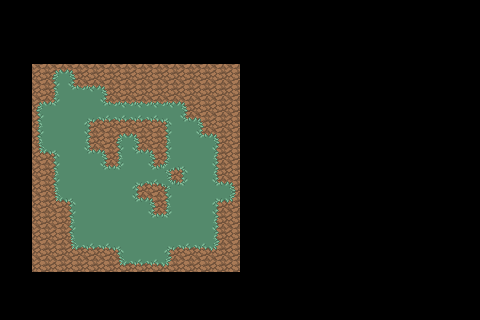

Tiled map render using the project's own tile images. Description and the whole map definition, tile-layer contents included, below:
An orthogonal 30x20 tile map with 16x16 px tiles, 1 tile layer (Tile Layer 1), 2 tilesets and 13 objects.

<map version="1.10" tiledversion="1.11.2" orientation="orthogonal" renderorder="right-down" width="30" height="20" tilewidth="16" tileheight="16" infinite="0" nextlayerid="4" nextobjectid="25">
 <tileset firstgid="1" source="terrain.tsx" />
 <tileset firstgid="65" source="decorations.tsx" />
 <layer id="1" name="Tile Layer 1" width="30" height="20">
  <data encoding="csv">
0,0,0,0,0,0,0,0,0,0,0,0,0,0,0,0,0,0,0,0,0,0,0,0,0,0,0,0,0,0,
0,0,0,0,0,0,0,0,0,0,0,0,0,0,0,0,0,0,0,0,0,0,0,0,0,0,0,0,0,0,
0,0,0,0,0,0,0,0,0,0,0,0,0,0,0,0,0,0,0,0,0,0,0,0,0,0,0,0,0,0,
0,0,0,0,0,0,0,0,0,0,0,0,0,0,0,0,0,0,0,0,0,0,0,0,0,0,0,0,0,0,
0,0,1,3,2,1,1,1,1,1,1,1,1,1,1,0,0,0,0,0,0,0,0,0,0,0,0,0,0,0,
0,0,1,11,8,4,2,1,1,1,1,1,1,1,1,0,0,0,0,0,0,0,0,0,0,0,0,0,0,0,
0,0,3,12,16,16,8,4,4,4,4,2,1,1,1,0,0,0,0,0,0,0,0,0,0,0,0,0,0,0,
0,0,11,16,16,14,13,13,13,13,15,8,2,1,1,0,0,0,0,0,0,0,0,0,0,0,0,0,0,0,
0,0,11,16,16,6,1,3,2,1,11,16,8,2,1,0,0,0,0,0,0,0,0,0,0,0,0,0,0,0,
0,0,9,15,16,8,2,11,8,2,11,16,16,6,1,0,0,0,0,0,0,0,0,0,0,0,0,0,0,0,
0,0,1,11,16,16,8,12,16,8,10,15,16,6,1,0,0,0,0,0,0,0,0,0,0,0,0,0,0,0,
0,0,1,11,16,16,16,16,14,13,7,12,16,8,2,0,0,0,0,0,0,0,0,0,0,0,0,0,0,0,
0,0,1,9,15,16,16,16,8,2,11,16,16,14,5,0,0,0,0,0,0,0,0,0,0,0,0,0,0,0,
0,0,1,1,11,16,16,16,16,8,12,16,16,6,1,0,0,0,0,0,0,0,0,0,0,0,0,0,0,0,
0,0,1,1,11,16,16,16,16,16,16,16,16,6,1,0,0,0,0,0,0,0,0,0,0,0,0,0,0,0,
0,0,1,1,9,13,13,15,16,16,14,13,13,5,1,0,0,0,0,0,0,0,0,0,0,0,0,0,0,0,
0,0,1,1,1,1,1,9,13,13,5,1,1,1,1,0,0,0,0,0,0,0,0,0,0,0,0,0,0,0,
0,0,0,0,0,0,0,0,0,0,0,0,0,0,0,0,0,0,0,0,0,0,0,0,0,0,0,0,0,0,
0,0,0,0,0,0,0,0,0,0,0,0,0,0,0,0,0,0,0,0,0,0,0,0,0,0,0,0,0,0,
0,0,0,0,0,0,0,0,0,0,0,0,0,0,0,0,0,0,0,0,0,0,0,0,0,0,0,0,0,0
</data>
 </layer>
 <objectgroup id="2" name="Object Layer 1">
  <object id="2" gid="65" x="180.904" y="156.335" width="32" height="64" />
  <object id="3" gid="65" x="125.268" y="216.809" width="32" height="64" />
  <object id="4" gid="65" x="87.0479" y="149.078" width="32" height="64" />
  <object id="5" gid="65" x="179.936" y="233.742" width="32" height="64" />
  <object id="16" gid="67" x="135.427" y="146.624" width="32" height="32" />
  <object id="17" gid="66" x="149.716" y="153.622" width="16" height="16" />
  <object id="18" gid="66" x="159.876" y="142.978" width="16" height="16" />
  <object id="19" gid="66" x="124.075" y="140.559" width="16" height="16" />
  <object id="20" gid="66" x="122.624" y="157.492" width="16" height="16" />
  <object id="21" gid="66" x="168.584" y="167.652" width="16" height="16" />
  <object id="22" gid="66" x="75.6962" y="226.674" width="16" height="16" />
  <object id="23" gid="66" x="92.1451" y="242.156" width="16" height="16" />
  <object id="24" gid="66" x="62.15" y="126.045" width="16" height="16" />
 </objectgroup>
</map>
